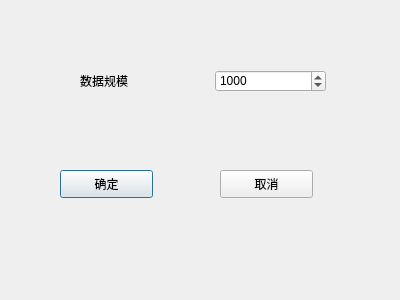
<?xml version="1.0" encoding="UTF-8"?>
<ui version="4.0">
 <class>DialogSize</class>
 <widget class="QDialog" name="DialogSize">
  <property name="geometry">
   <rect>
    <x>0</x>
    <y>0</y>
    <width>400</width>
    <height>300</height>
   </rect>
  </property>
  <property name="windowTitle">
   <string>Dialog</string>
  </property>
  <widget class="QSpinBox" name="spinBox">
   <property name="geometry">
    <rect>
     <x>215</x>
     <y>70</y>
     <width>111</width>
     <height>22</height>
    </rect>
   </property>
   <property name="minimum">
    <number>1</number>
   </property>
   <property name="maximum">
    <number>100000000</number>
   </property>
   <property name="value">
    <number>1000</number>
   </property>
  </widget>
  <widget class="QLabel" name="label">
   <property name="geometry">
    <rect>
     <x>80</x>
     <y>70</y>
     <width>81</width>
     <height>21</height>
    </rect>
   </property>
   <property name="text">
    <string>数据规模</string>
   </property>
  </widget>
  <widget class="QPushButton" name="pushButton">
   <property name="geometry">
    <rect>
     <x>60</x>
     <y>170</y>
     <width>93</width>
     <height>28</height>
    </rect>
   </property>
   <property name="text">
    <string>确定</string>
   </property>
  </widget>
  <widget class="QPushButton" name="pushButton_2">
   <property name="geometry">
    <rect>
     <x>220</x>
     <y>170</y>
     <width>93</width>
     <height>28</height>
    </rect>
   </property>
   <property name="text">
    <string>取消</string>
   </property>
  </widget>
 </widget>
 <resources/>
 <connections>
  <connection>
   <sender>pushButton</sender>
   <signal>clicked()</signal>
   <receiver>DialogSize</receiver>
   <slot>accept()</slot>
   <hints>
    <hint type="sourcelabel">
     <x>106</x>
     <y>183</y>
    </hint>
    <hint type="destinationlabel">
     <x>199</x>
     <y>149</y>
    </hint>
   </hints>
  </connection>
  <connection>
   <sender>pushButton_2</sender>
   <signal>clicked()</signal>
   <receiver>DialogSize</receiver>
   <slot>reject()</slot>
   <hints>
    <hint type="sourcelabel">
     <x>266</x>
     <y>183</y>
    </hint>
    <hint type="destinationlabel">
     <x>199</x>
     <y>149</y>
    </hint>
   </hints>
  </connection>
 </connections>
</ui>
